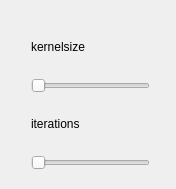
<?xml version="1.0" encoding="UTF-8"?>
<ui version="4.0">
 <class>ErosionStepWidget</class>
 <widget class="QWidget" name="ErosionStepWidget">
  <property name="geometry">
   <rect>
    <x>0</x>
    <y>0</y>
    <width>176</width>
    <height>189</height>
   </rect>
  </property>
  <property name="windowTitle">
   <string>ErosionStepWidget</string>
  </property>
  <widget class="QWidget" name="">
   <property name="geometry">
    <rect>
     <x>20</x>
     <y>10</y>
     <width>141</width>
     <height>171</height>
    </rect>
   </property>
   <layout class="QVBoxLayout" name="verticalLayout">
    <item>
     <widget class="QLabel" name="label">
      <property name="text">
       <string>kernelsize</string>
      </property>
     </widget>
    </item>
    <item>
     <widget class="QSlider" name="horizontalSlider">
      <property name="minimum">
       <number>1</number>
      </property>
      <property name="maximum">
       <number>20</number>
      </property>
      <property name="orientation">
       <enum>Qt::Horizontal</enum>
      </property>
     </widget>
    </item>
    <item>
     <widget class="QLabel" name="label_2">
      <property name="text">
       <string>iterations</string>
      </property>
     </widget>
    </item>
    <item>
     <widget class="QSlider" name="horizontalSlider_2">
      <property name="minimum">
       <number>1</number>
      </property>
      <property name="maximum">
       <number>20</number>
      </property>
      <property name="orientation">
       <enum>Qt::Horizontal</enum>
      </property>
     </widget>
    </item>
   </layout>
  </widget>
 </widget>
 <layoutdefault spacing="6" margin="11"/>
 <resources/>
 <connections/>
</ui>
